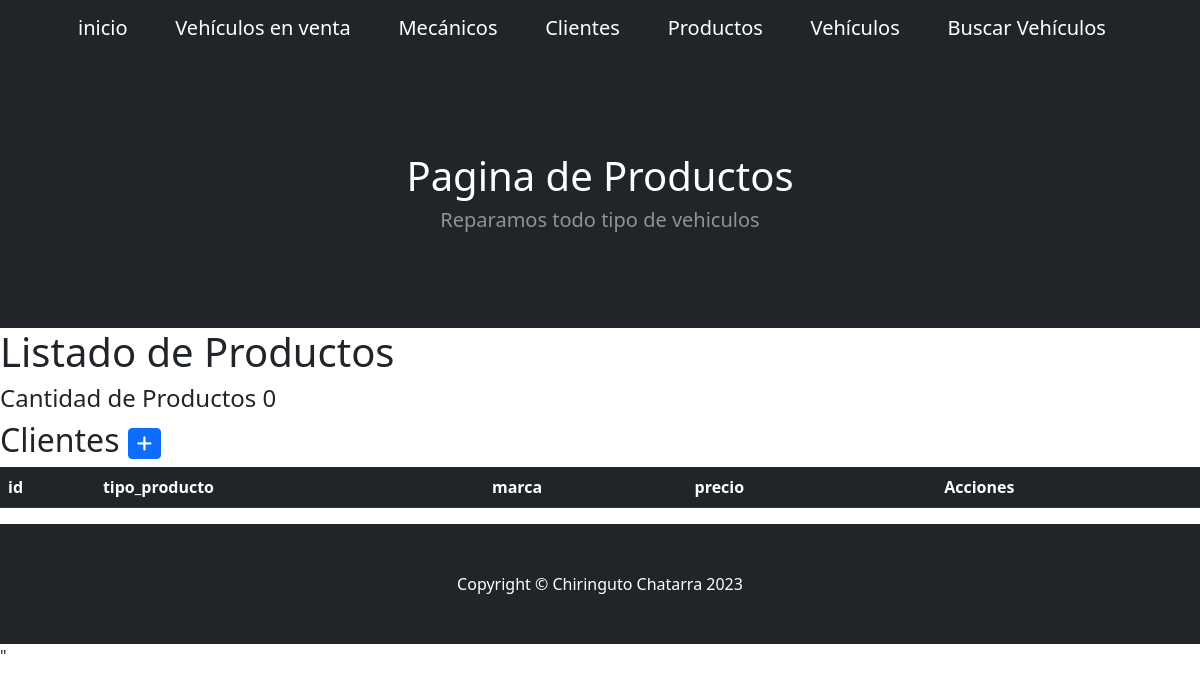
The app's page /productos/, older data.
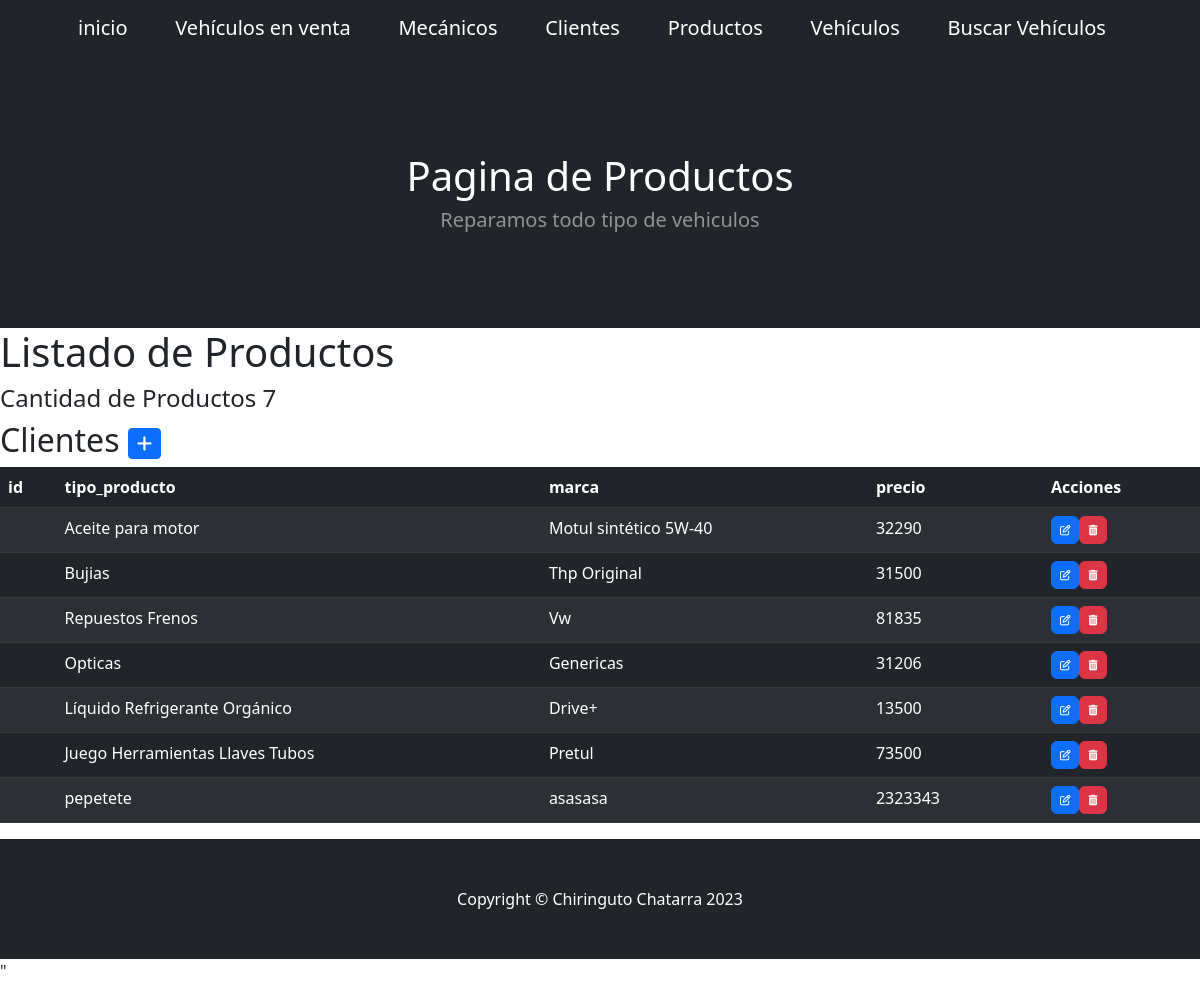
The same page, newer data.
### aplicacion/models.py (models this page shows, shortened)
class Producto(models.Model):
    tipo_producto = models.CharField(max_length=50)
    marca = models.CharField(max_length=50)
    precio = models.IntegerField()

### aplicacion/views.py (the view)
# urls.py: path('productos/', productos, name="productos" ),
def productos(request):
    contexto = {'productos': Producto.objects.all(), 'titulo' : 'Listado de Productos'}
    return render(request, "aplicacion/productos.html", contexto)

### aplicacion/templates/aplicacion/productos.html (shortened to what this page needs)
{% extends 'aplicacion/base.html' %}
{% load static %}
{% block titulo %}
    <h1>Pagina de Productos</h1>
{% endblock titulo %}
{% block contenido %}
    <h1>{{ titulo }}</h1>
    <h4>Cantidad de Productos {{ productos|length }}</h4>
    <h2>Clientes
        <tr>
            <td>
                <a
                href="{% url 'producto_form' %}"
                class="btn btn-primary btn-sm"
                >
                </a>
            </td>
    </h2>
    <table class="table table-dark table-striped">
        <thead>
            <tr>
                <th>id</th>
                <th>tipo_producto</th>
                <th>marca</th>
                <th>precio</th>
                <th> </th>
                <th>Acciones</th>
            </tr>
        </thead>
        <tbody>
    {% for p in productos  %}
            <tr>
                <td> {{ c.id }} </td>
                <td> {{ p.tipo_producto }} </td>
                <td> {{ p.marca }} </td>
                <td> {{ p.precio }} </td>
                <td> {{ p.acciones }} </td>
                <td>
                    <a
                    href="{% url 'modifProducto' id_producto=p.id %}"
                    class="btn btn-primary"
                    style="--bs-btn-padding-y: .25rem; --bs-btn-padding-x: .5rem; --bs-btn-font-size: .75rem;"
                    >
                    <a
                        href=""
                        class="btn btn-danger"
                        style="--bs-btn-padding-y: .25rem; --bs-btn-padding-x: .5rem; --bs-btn-font-size: .75rem;"
                        >
                    </a>
                </td>
            </tr>
    {% endfor %}
        </tbody>
</table>
{% endblock contenido %}

### aplicacion/templates/aplicacion/base.html (shortened to what this page needs)
<!DOCTYPE html>
<html lang="en">
    <head>
        {% load static %}
        <link href="https://cdn.jsdelivr.net/npm/bootstrap-icons@1.4.1/font/bootstrap-icons.css" rel="stylesheet" />
        <link href="{% static 'aplicacion/css/styles.css' %}" rel="stylesheet" />
    </head>
    <body>
        <nav class="navbar navbar-expand-lg navbar-dark bg-dark">
            <div class="container px-5">
                <a class="navbar-brand" href="{% url 'home' %}">inicio</a>
                <a class="navbar-brand" href="{% url 'autosVenta' %}">Vehículos en venta</a>
                <a class="navbar-brand" href="{% url 'mecanicos' %}">Mecánicos</a>
                <a class="navbar-brand" href="{% url 'clientes' %}">Clientes</a>
                <a class="navbar-brand" href="{% url 'productos' %}">Productos</a>
                <a class="navbar-brand" href="{% url 'vehiculos' %}">Vehículos</a>
                <a class="navbar-brand" href="{% url 'buscar_vehiculo' %}">Buscar Vehículos</a>
                </div>
        </nav>
        <header class="bg-dark py-5">
            <div class="container px-5">
                <div class="row gx-5 justify-content-center">
                    <div class="col-lg-6">
                        <div class="text-center my-5">
                            <div class="display-5 fw-bolder text-white mb-2">
                                {% block titulo %}
                                {% endblock titulo %}
                            <p class="lead text-white-50 mb-4">Reparamos todo tipo de vehiculos</p>
                            </div>
                        </div>
                    </div>
                </div>
            </div>
        </header>
        {% block contenido %}
        {% endblock contenido %}
        <footer class="py-5 bg-dark">
            <div class="container px-5"><p class="m-0 text-center text-white">Copyright &copy; Chiringuto Chatarra 2023</p></div>
        </footer>
        <script src="https://kit.fontawesome.com/eba4a5e395.js"></script>"
    </body>
</html>

Row changes from the older to the newer data that the page shows:
added Producto: tipo_producto "Aceite para motor", marca "Motul sintético 5W-40", precio "32290"
added Producto: tipo_producto "Bujias", marca "Thp Original", precio "31500"
added Producto: tipo_producto "Repuestos Frenos", marca "Vw", precio "81835"
added Producto: tipo_producto "Opticas", marca "Genericas", precio "31206"
added Producto: tipo_producto "Líquido Refrigerante Orgánico", marca "Drive+", precio "13500"
added Producto: tipo_producto "Juego Herramientas Llaves Tubos", marca "Pretul", precio "73500"
added Producto: tipo_producto "pepetete", marca "asasasa", precio "2323343"
Text that changed along with them:
{{ productos|length }}: "0" → "7"
